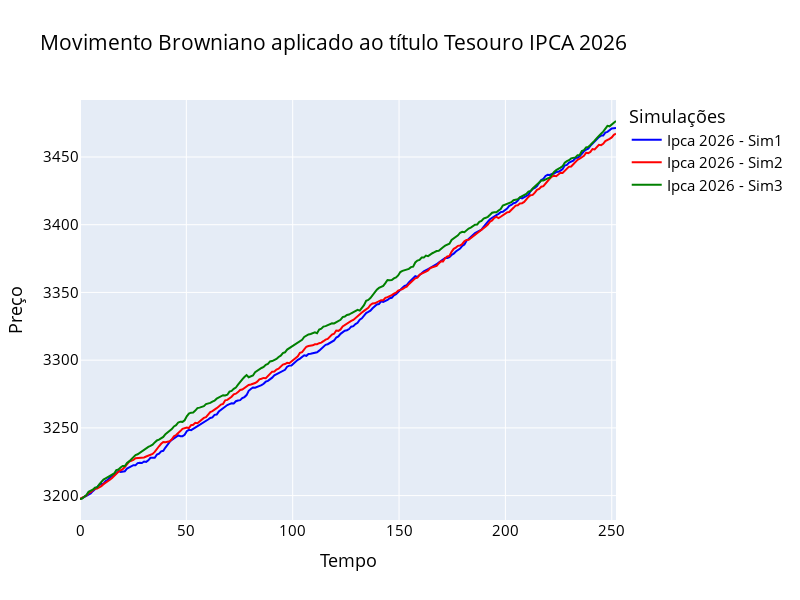

This figure's notebook cell:
### Code cell
# Roda a simulação com dados de um título

tempo, titulo1 = sim.preco(s0 = ipca["2022"]["PU Base Manha"][-1]
                           , mu = ipca["2022"]["Retornos"].mean()
                           , sigma = ipca["2022"]["Retornos"].std())

tempo, titulo2 = sim.preco(s0 = ipca["2022"]["PU Base Manha"][-1]
                           , mu = ipca["2022"]["Retornos"].mean()
                           , sigma = ipca["2022"]["Retornos"].std())

tempo, titulo3 = sim.preco(s0 = ipca["2022"]["PU Base Manha"][-1]
                           , mu = ipca["2022"]["Retornos"].mean()
                           , sigma = ipca["2022"]["Retornos"].std())

fig = make_subplots(rows = 1, cols = 1
                    , shared_xaxes = True
                    , vertical_spacing = 0.05)

fig.add_trace(go.Scatter(x = tempo, y = titulo1
                                , name = "Ipca 2026 - Sim1"
                                , line = dict(color = "blue"))
              , row = 1, col = 1)

fig.add_trace(go.Scatter(x = tempo, y = titulo2
                                , name = "Ipca 2026 - Sim2"
                                , line = dict(color = "red"))
              , row = 1, col = 1)

fig.add_trace(go.Scatter(x = tempo, y = titulo3
                                , name = "Ipca 2026 - Sim3"
                                , line = dict(color = "green"))
              , row = 1, col = 1)


fig.update_layout(height = 600, width = 800
                  , title_text = "Movimento Browniano aplicado ao título Tesouro IPCA 2026"
                  , font_color = "blue"
                  , title_font_color = "black"
                  , xaxis_title = "Tempo"
                  , yaxis_title = "Preço"
                  , showlegend = True
                  , legend_title = "Simulações"
                  , font = dict(size = 15, color = "Black")
                 )

fig.show()

### Figure 1 — Plotly figure (JSON) as saved in the notebook; plotly's stock layout.template omitted (floating-point values rounded to 4 significant figures; data arrays with more than 128 entries replaced by an {"elided": "..."} marker saying what was removed)
{"data": [{"line": {"color": "blue"}, "name": "Ipca 2026 - Sim1", "type": "scatter", "x": {"elided": "252 float values"}, "xaxis": "x", "y": {"elided": "252 float values"}, "yaxis": "y"}, {"line": {"color": "red"}, "name": "Ipca 2026 - Sim2", "type": "scatter", "x": {"elided": "252 float values"}, "xaxis": "x", "y": {"elided": "252 float values"}, "yaxis": "y"}, {"line": {"color": "green"}, "name": "Ipca 2026 - Sim3", "type": "scatter", "x": {"elided": "252 float values"}, "xaxis": "x", "y": {"elided": "252 float values"}, "yaxis": "y"}], "layout": {"font": {"color": "Black", "size": 15}, "height": 600, "legend": {"title": {"text": "Simulações"}}, "showlegend": true, "title": {"font": {"color": "black"}, "text": "Movimento Browniano aplicado ao título Tesouro IPCA 2026"}, "width": 800, "xaxis": {"anchor": "y", "domain": [0, 1], "title": {"text": "Tempo"}}, "yaxis": {"anchor": "x", "domain": [0, 1], "title": {"text": "Preço"}}}}
